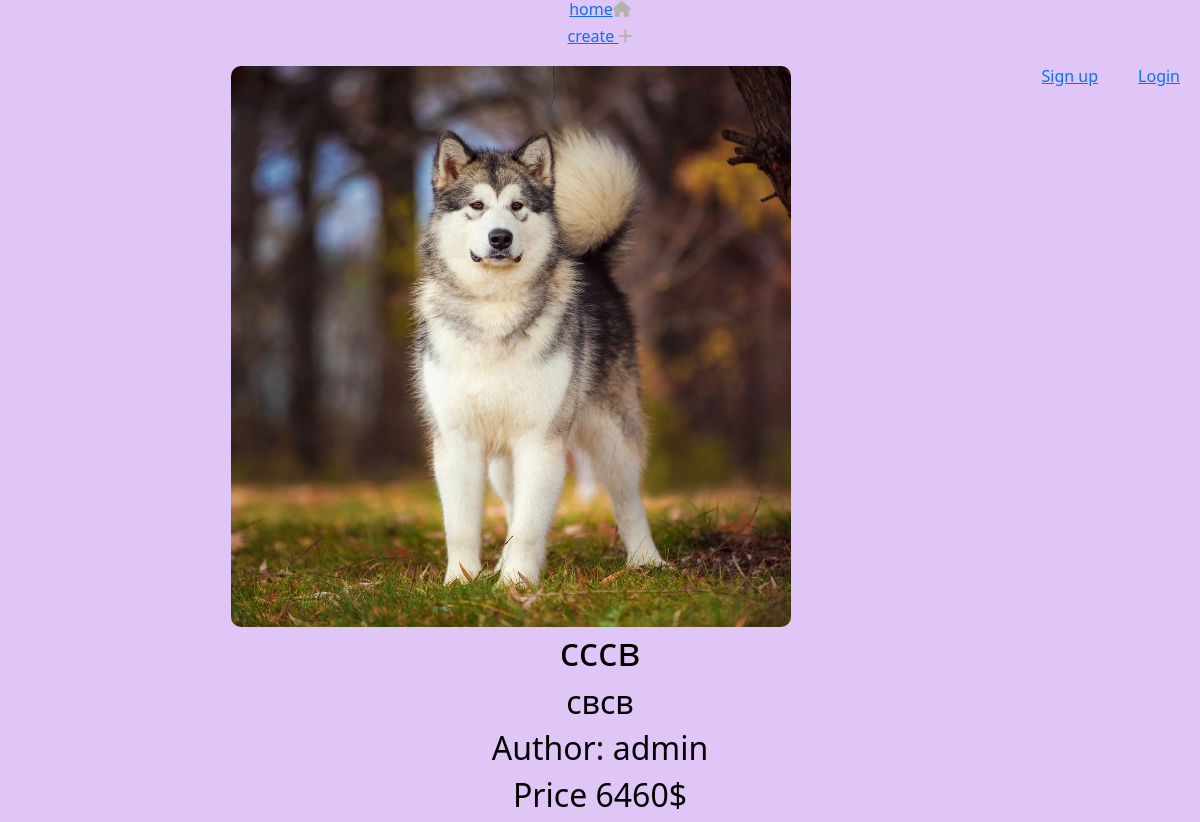
Screenshot of /book/6/ with the database file from the repository.
### book/models.py (models this page shows, shortened)
class Book(Model):
    author= ForeignKey(
        User,
        verbose_name='Author',
        on_delete=CASCADE
    )
    name=CharField(
        'name of book',
        max_length=128
    )
    description = TextField(
        'description of the book',
        blank=True,
        null=True
    )
    price = PositiveBigIntegerField(
        'price of the book',
        default=0
    )
    cover = ImageField(
        'cover image of the book',
        upload_to= 'books-images/'
    )
    class Meta:
        verbose_name ='book'
        verbose_name_plural = 'books'

### book/views.py (the view)
# urls.py: path('book/<int:pk>/', BookDetail.as_view(), name='book_detail'),
class BookDetail(DetailView):
    model = Book
    template_name = 'book/book_detail.html'
    context_object_name = 'book'

### book/templates/book/book_detail.html (shortened to what this page needs)
{% extends 'base.html' %}
{% block content %}
    <img src="{{ book.cover.url }}" alt="" style="border-radius: 10px;">
    <h1>{{ book.name }}</h1>
    <h2>{{ book.description }}</h2>
    <h2>Author: {{ book.author }}</h2>
    <h2>Price {{ book.price }}$</h2>
{% endblock content %}

### book/templates/book/book_detail.html (style rules this page uses)
body { background-color: rgb(223, 198, 246); color: black; text-align: center; }
img { width: 70vh; }

### rows the page displays
Book: cover (picture), name "сссв", description "свсв", author "admin", price "6460"
